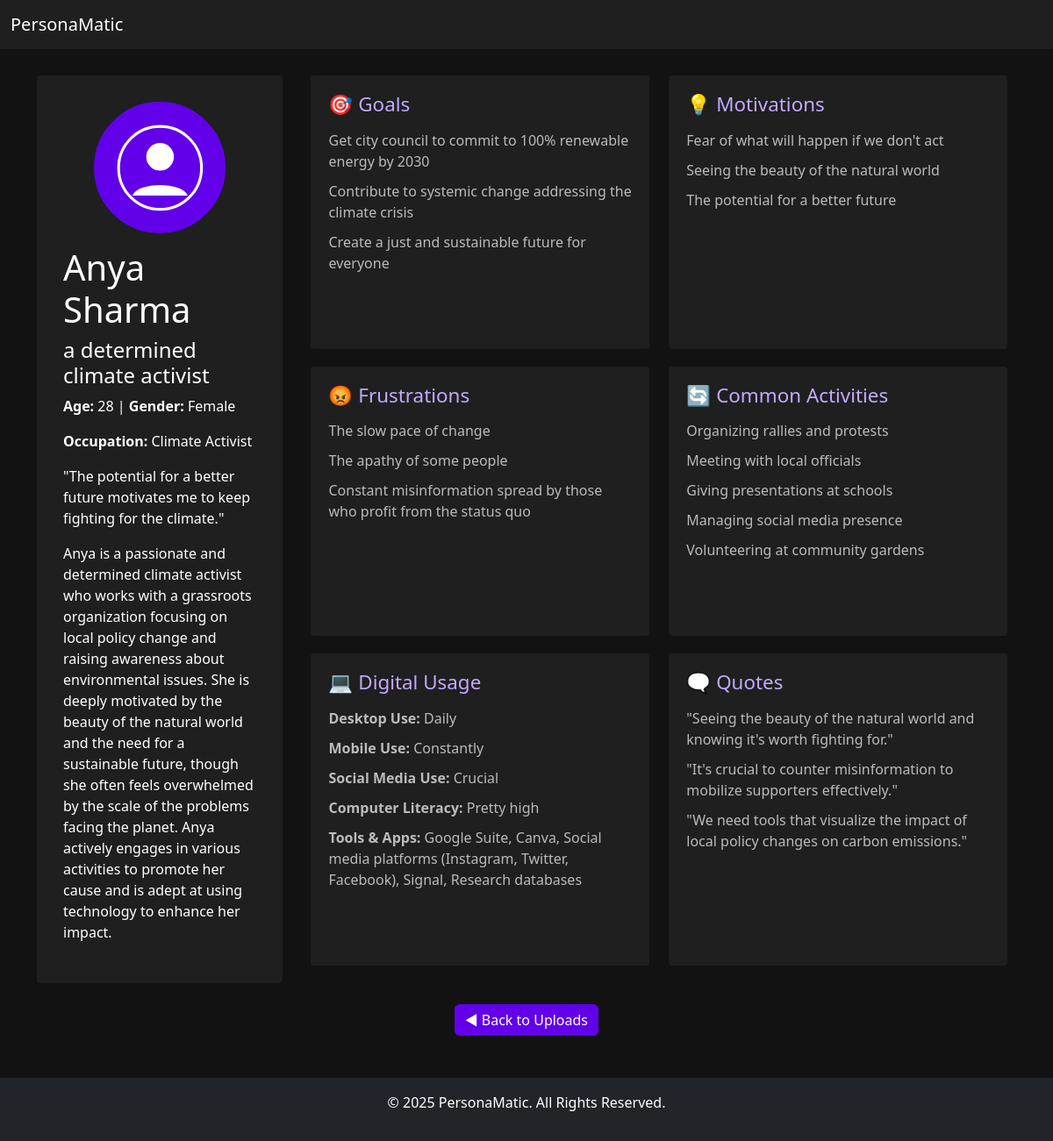
Screenshot of /api/persona/8 with the database file from the repository.
### app/models/personas.py (models this page shows)
class PersonasBaseData(db.Model):
    __tablename__ = 'personas_base_data'
    id = db.Column(db.Integer, primary_key=True, autoincrement=True)
    user_id = db.Column(db.Integer, db.ForeignKey('users.id'), nullable=False)
    photo = db.Column(db.String(255), nullable=False)
    name = db.Column(db.String(100), nullable=False)
    additional_title = db.Column(db.String(200), nullable=False)
    description = db.Column(db.Text)
    age = db.Column(db.Integer)
    gender = db.Column(db.String(50))
    occupation = db.Column(db.String(100))
    quote_summarized = db.Column(db.Text, nullable=False)
    created_at = db.Column(db.DateTime, default=datetime.utcnow, nullable=False)
    updated_at = db.Column(db.DateTime, default=datetime.utcnow, onupdate=datetime.utcnow)
    goals = db.relationship('PersonaGoals', backref='persona', cascade="all, delete-orphan")
    motivations = db.relationship('PersonaMotivations', backref='persona', cascade="all, delete-orphan")
    frustrations = db.relationship('PersonaFrustrations', backref='persona', cascade="all, delete-orphan")
    activities = db.relationship('PersonaActivities', backref='persona', cascade="all, delete-orphan")
    digital_use = db.relationship('PersonaDigitalUse', backref='persona', cascade="all, delete-orphan")
    persona_quotes = db.relationship('PersonaQuotes', backref='persona', cascade="all, delete-orphan")

class PersonaGoals(db.Model):
    __tablename__ = 'persona_goals'
    id = db.Column(db.Integer, primary_key=True, autoincrement=True)
    persona_id = db.Column(db.Integer, db.ForeignKey('personas_base_data.id'), nullable=False)
    goal_01 = db.Column(db.Text, nullable=False)
    goal_02 = db.Column(db.Text)
    goal_03 = db.Column(db.Text)
    created_at = db.Column(db.DateTime, default=datetime.utcnow, nullable=False)
    updated_at = db.Column(db.DateTime, default=datetime.utcnow, onupdate=datetime.utcnow)

class PersonaMotivations(db.Model):
    __tablename__ = 'persona_motivations'
    id = db.Column(db.Integer, primary_key=True, autoincrement=True)
    persona_id = db.Column(db.Integer, db.ForeignKey('personas_base_data.id'), nullable=False)
    motivation_01 = db.Column(db.Text, nullable=False)
    motivation_02 = db.Column(db.Text)
    motivation_03 = db.Column(db.Text)
    created_at = db.Column(db.DateTime, default=datetime.utcnow, nullable=False)
    updated_at = db.Column(db.DateTime, default=datetime.utcnow, onupdate=datetime.utcnow)

class PersonaFrustrations(db.Model):
    __tablename__ = 'persona_frustrations'
    id = db.Column(db.Integer, primary_key=True, autoincrement=True)
    persona_id = db.Column(db.Integer, db.ForeignKey('personas_base_data.id'), nullable=False)
    frustration_01 = db.Column(db.Text, nullable=False)
    frustration_02 = db.Column(db.Text)
    frustration_03 = db.Column(db.Text)
    created_at = db.Column(db.DateTime, default=datetime.utcnow, nullable=False)
    updated_at = db.Column(db.DateTime, default=datetime.utcnow, onupdate=datetime.utcnow)

class PersonaActivities(db.Model):
    __tablename__ = 'persona_activities'
    id = db.Column(db.Integer, primary_key=True, autoincrement=True)
    persona_id = db.Column(db.Integer, db.ForeignKey('personas_base_data.id'), nullable=False)
    activity_01 = db.Column(db.Text, nullable=True)
    activity_02 = db.Column(db.Text, nullable=True)
    activity_03 = db.Column(db.Text, nullable=True)
    activity_04 = db.Column(db.Text, nullable=True)
    activity_05 = db.Column(db.Text, nullable=True)
    created_at = db.Column(db.DateTime, default=datetime.utcnow, nullable=False)
    updated_at = db.Column(db.DateTime, default=datetime.utcnow, onupdate=datetime.utcnow)

class PersonaDigitalUse(db.Model):
    __tablename__ = 'persona_digital_use'
    id = db.Column(db.Integer, primary_key=True, autoincrement=True)
    persona_id = db.Column(db.Integer, db.ForeignKey('personas_base_data.id'), nullable=False)
    desktop_use = db.Column(db.Text, nullable=False, default="Not known")
    mobile_use = db.Column(db.Text, nullable=False, default="Not known")
    social_media_use = db.Column(db.Text, nullable=False, default="Not known")
    computer_literacy = db.Column(db.Text, nullable=False, default="Not known")
    frequently_used_tools_and_apps = db.Column(db.Text, nullable=False, default="Not known")
    created_at = db.Column(db.DateTime, default=datetime.utcnow, nullable=False)
    updated_at = db.Column(db.DateTime, default=datetime.utcnow, onupdate=datetime.utcnow)

class PersonaQuotes(db.Model):
    __tablename__ = 'persona_quotes'
    id = db.Column(db.Integer, primary_key=True, autoincrement=True)
    persona_id = db.Column(db.Integer, db.ForeignKey('personas_base_data.id'), nullable=False)
    quote_01 = db.Column(db.Text, nullable=True)
    quote_02 = db.Column(db.Text, nullable=True)
    quote_03 = db.Column(db.Text, nullable=True)
    created_at = db.Column(db.DateTime, default=datetime.utcnow, nullable=False)
    updated_at = db.Column(db.DateTime, default=datetime.utcnow, onupdate=datetime.utcnow)

### app/routes/personas.py (the view)
@personas_bp.route('/persona/<int:persona_id>', methods=['GET'])
def view_persona(persona_id):
    persona = PersonasBaseData.query.get_or_404(persona_id)
    persona_data = {
        "id": persona.id,
        "photo": persona.photo,
        "name": persona.name,
        "additional_title": persona.additional_title,
        "description": persona.description,
        "age": persona.age,
        "gender": persona.gender,
        "occupation": persona.occupation,
        "quote_summarized": persona.quote_summarized,
        "created_at": persona.created_at.strftime("%Y-%m-%d %H:%M:%S"),
        "updated_at": persona.updated_at.strftime("%Y-%m-%d %H:%M:%S"),
        "goals": [persona.goals[0].goal_01, persona.goals[0].goal_02, persona.goals[0].goal_03] if persona.goals else [],
        "motivations": [persona.motivations[0].motivation_01, persona.motivations[0].motivation_02, persona.motivations[0].motivation_03] if persona.motivations else [],
        "frustrations": [persona.frustrations[0].frustration_01, persona.frustrations[0].frustration_02, persona.frustrations[0].frustration_03] if persona.frustrations else [],
        "activities": [persona.activities[0].activity_01, persona.activities[0].activity_02, persona.activities[0].activity_03, persona.activities[0].activity_04, persona.activities[0].activity_05] if persona.activities else [],
        "digital_use": {
            "desktop_use": persona.digital_use[0].desktop_use if persona.digital_use else "Not known",
            "mobile_use": persona.digital_use[0].mobile_use if persona.digital_use else "Not known",
            "social_media_use": persona.digital_use[0].social_media_use if persona.digital_use else "Not known",
            "computer_literacy": persona.digital_use[0].computer_literacy if persona.digital_use else "Not known",
            "frequently_used_tools_and_apps": persona.digital_use[0].frequently_used_tools_and_apps if persona.digital_use else "Not known"
        },
        "persona_quotes": [persona.persona_quotes[0].quote_01, persona.persona_quotes[0].quote_02, persona.persona_quotes[0].quote_03] if persona.persona_quotes else []
    }
    return render_template("persona.html", persona=persona_data)

### app/templates/persona.html (shortened to what this page needs)
<!DOCTYPE html>
<html lang="en">
<head>
    <link href="https://cdn.jsdelivr.net/npm/bootstrap@5.3.2/dist/css/bootstrap.min.css" rel="stylesheet">
    <link href="{{ url_for('static', filename='css/custom.css') }}" rel="stylesheet">
</head>
<body>
    <nav class="navbar navbar-expand-lg bg-body-tertiary">
        <div class="container-fluid">
            <a class="navbar-brand" href="/">PersonaMatic</a>
        </div>
    </nav>
    <div class="container persona-container">
        <div class="persona-card">
            <div class="avatar-placeholder">
                <svg viewBox="0 0 64 64" xmlns="http://www.w3.org/2000/svg">
                    <circle cx="32" cy="32" r="30" stroke="white" stroke-width="2" fill="none"/>
                    <circle cx="32" cy="24" r="10" fill="white"/>
                    <path d="M12,52 C16,42 48,42 52,52" fill="white"/>
                </svg>
            </div>
            <h1>{{ persona.name }}</h1>
            <h4>{{ persona.additional_title }}</h4>
            <p><strong>Age:</strong> {{ persona.age }} | <strong>Gender:</strong> {{ persona.gender }}</p>
            <p><strong>Occupation:</strong> {{ persona.occupation }}</p>
            <blockquote>"{{ persona.quote_summarized }}"</blockquote>
            <p>{{ persona.description }}</p>
        </div>
        <div class="persona-section">
            <div class="persona-box">
                <h3>🎯 Goals</h3>
                <ul>
                    {% for goal in persona.goals %}
                        <li>{{ goal }}</li>
                    {% endfor %}
                </ul>
            </div>
            <div class="persona-box">
                <h3>💡 Motivations</h3>
                <ul>
                    {% for motivation in persona.motivations %}
                        <li>{{ motivation }}</li>
                    {% endfor %}
                </ul>
            </div>
            <div class="persona-box">
                <h3>😡 Frustrations</h3>
                <ul>
                    {% for frustration in persona.frustrations %}
                        <li>{{ frustration }}</li>
                    {% endfor %}
                </ul>
            </div>
            <div class="persona-box">
                <h3>🔄 Common Activities</h3>
                <ul>
                    {% for activity in persona.activities %}
                        <li>{{ activity }}</li>
                    {% endfor %}
                </ul>
            </div>
            <div class="persona-box">
                <h3>💻 Digital Usage</h3>
                <ul>
                    <li><strong>Desktop Use:</strong> {{ persona.digital_use.desktop_use }}</li>
                    <li><strong>Mobile Use:</strong> {{ persona.digital_use.mobile_use }}</li>
                    <li><strong>Social Media Use:</strong> {{ persona.digital_use.social_media_use }}</li>
                    <li><strong>Computer Literacy:</strong> {{ persona.digital_use.computer_literacy }}</li>
                    <li><strong>Tools & Apps:</strong> {{ persona.digital_use.frequently_used_tools_and_apps }}</li>
                </ul>
            </div>
            <div class="persona-box">
                <h3>🗨 Quotes</h3>
                <ul>
                    {% for quote in persona.persona_quotes %}
                        <li>"{{ quote }}"</li>
                    {% endfor %}
                </ul>
            </div>
        </div>
    </div>
    <div class="container mt-4 text-center">
        <a href="/api/uploads-list" class="btn btn-primary cta-button">
            ◀ Back to Uploads
        </a>
    </div>
    <footer class="bg-dark text-white text-center py-3 mt-5">
        <p>&copy; 2025 PersonaMatic. All Rights Reserved.</p>
    </footer>
</body>
</html>

### app/static/css/custom.css (style rules this page uses)
body { background-color: #121212; color: #ffffff; }
.navbar { background-color: #1f1f1f !important; }
.navbar-brand, .nav-link { color: #ffffff !important; }
.btn-primary { background-color: #6200ea; border: none; }
.persona-container { display: flex; justify-content: space-between; margin-top: 30px; }
.persona-card { background: #1f1f1f; padding: 30px; border-radius: 4px; width: 25%; min-width: 280px; }
.avatar-placeholder { width: 150px; height: 150px; border-radius: 50%; background: #6200ea; display: flex; justify-content: center; align-items: center; margin: 0 auto 15px; border: 3px solid #6200ea; }
.avatar-placeholder svg { width: 70%; height: 70%; fill: #ffffff; }
.persona-section { display: flex; flex-wrap: wrap; justify-content: space-between; width: 72%; }
.persona-box { background: #1f1f1f; padding: 20px; border-radius: 4px; flex: 1; min-width: 280px; max-width: 48%; margin-bottom: 20px; margin-right: 10px; }
.persona-box h3 { color: #c2aaff; font-size: 1.4rem; margin-bottom: 10px; }
.persona-box ul { list-style: none; padding: 0; }
.persona-box li { padding: 5px 0; color: #bbbbbb; }

### rows the page displays
PersonasBaseData: name "Anya Sharma", additional_title "a determined climate activist", gender "Female", occupation "Climate Activist", quote_summarized "The potential for a better future motivates me to keep fighting for the climate.", description "Anya is a passionate and determined climate activist who works with a grassroots organization focusing on local policy change and raising awareness about environmental issues. She is deeply motivated by the beauty of the natural world and the need for a sustainable future, though she often feels overwhelmed by the scale of the problems facing the planet. Anya actively engages in various activities to promote her cause and is adept at using technology to enhance her impact."
PersonaGoals: goal_01 "Get city council to commit to 100% renewable energy by 2030", goal_02 "Contribute to systemic change addressing the climate crisis", goal_03 "Create a just and sustainable future for everyone"
PersonaMotivations: motivation_01 "Fear of what will happen if we don't act", motivation_02 "Seeing the beauty of the natural world", motivation_03 "The potential for a better future"
PersonaFrustrations: frustration_01 "The slow pace of change", frustration_02 "The apathy of some people", frustration_03 "Constant misinformation spread by those who profit from the status quo"
PersonaActivities: activity_01 "Organizing rallies and protests", activity_02 "Meeting with local officials", activity_03 "Giving presentations at schools", activity_04 "Managing social media presence", activity_05 "Volunteering at community gardens"
PersonaDigitalUse: digital_use.desktop_use "Daily", digital_use.mobile_use "Constantly", digital_use.social_media_use "Crucial", digital_use.computer_literacy "Pretty high", digital_use.frequently_used_tools_and_apps "Google Suite, Canva, Social media platforms (Instagram, Twitter, Facebook), Signal, Research databases"
PersonaQuotes: quote_01 "Seeing the beauty of the natural world and knowing it's worth fighting for.", quote_02 "It's crucial to counter misinformation to mobilize supporters effectively.", quote_03 "We need tools that visualize the impact of local policy changes on carbon emissions."

### other values shown
{{ persona.age }} "28"
